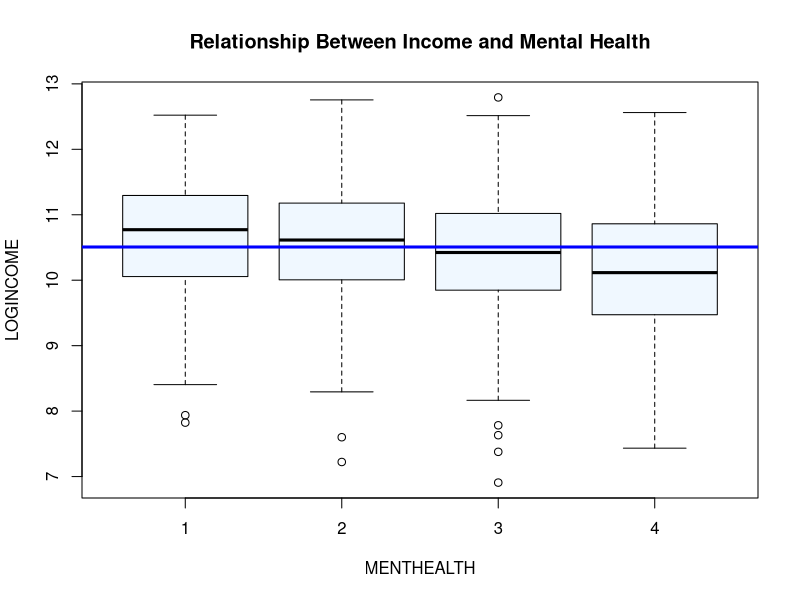
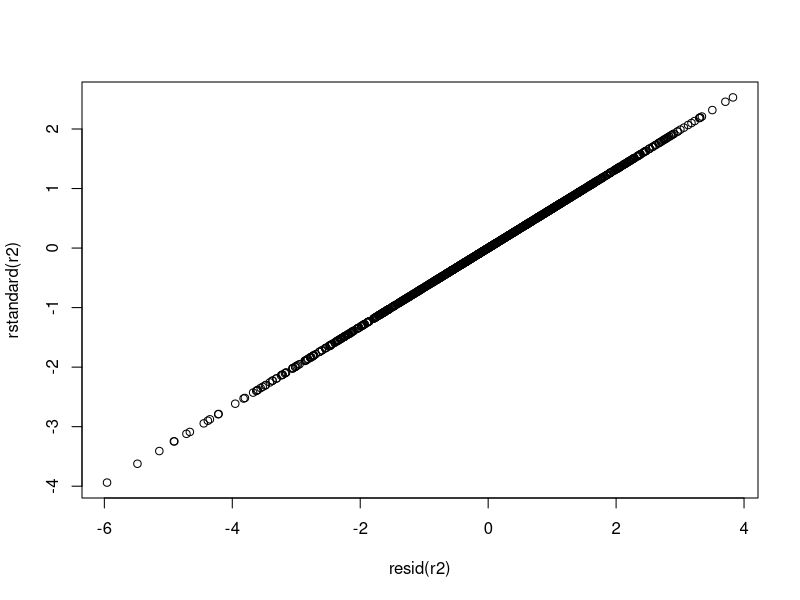
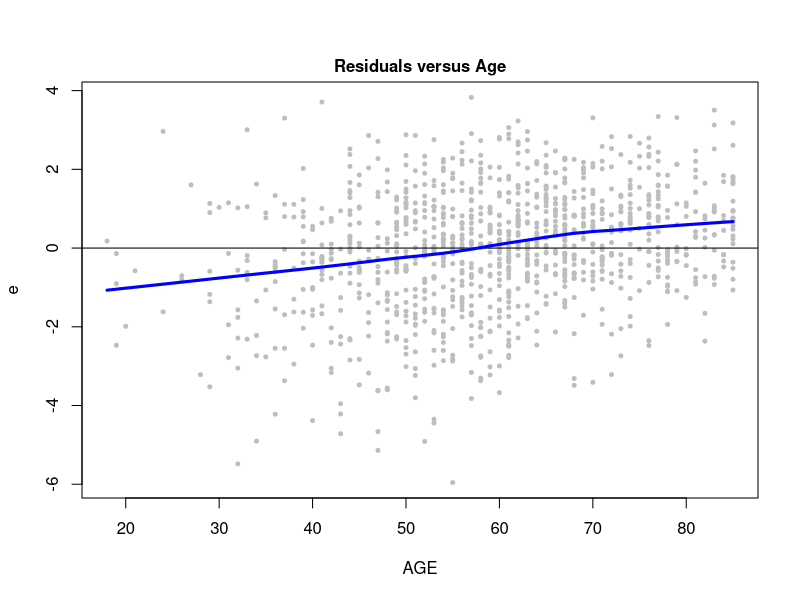
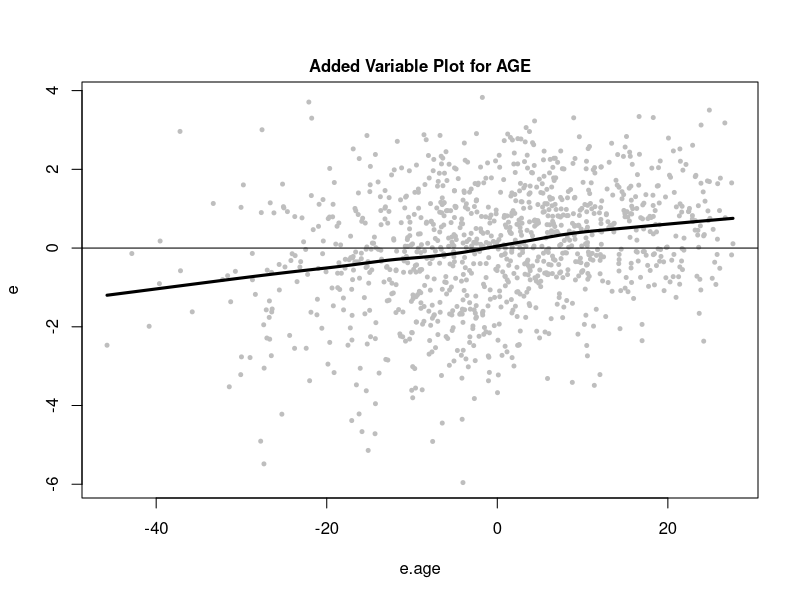
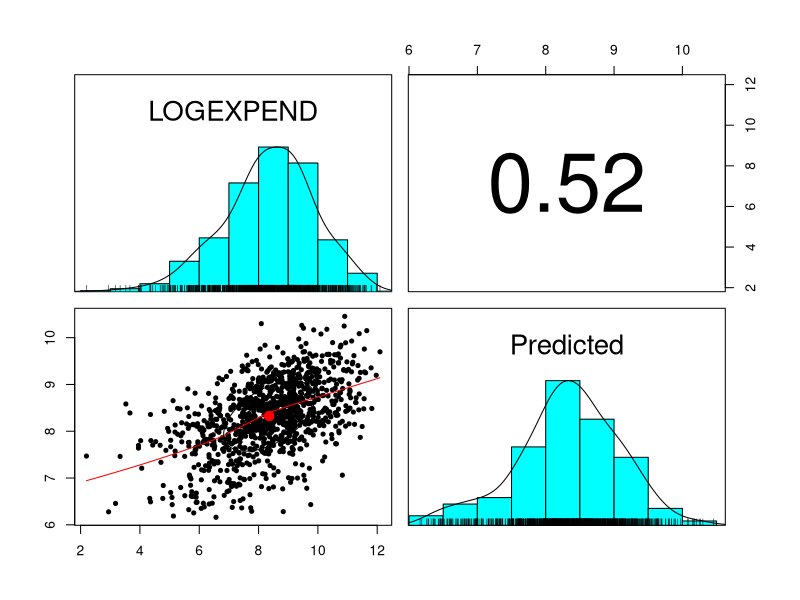
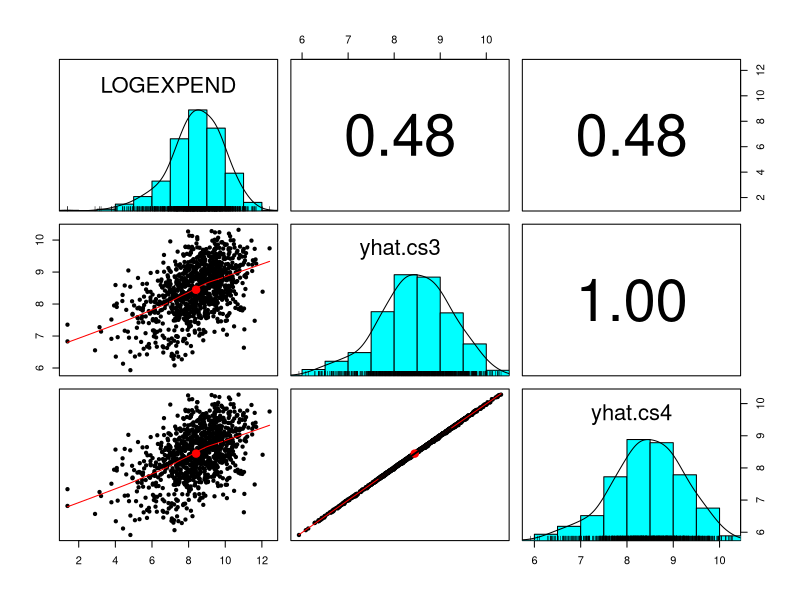
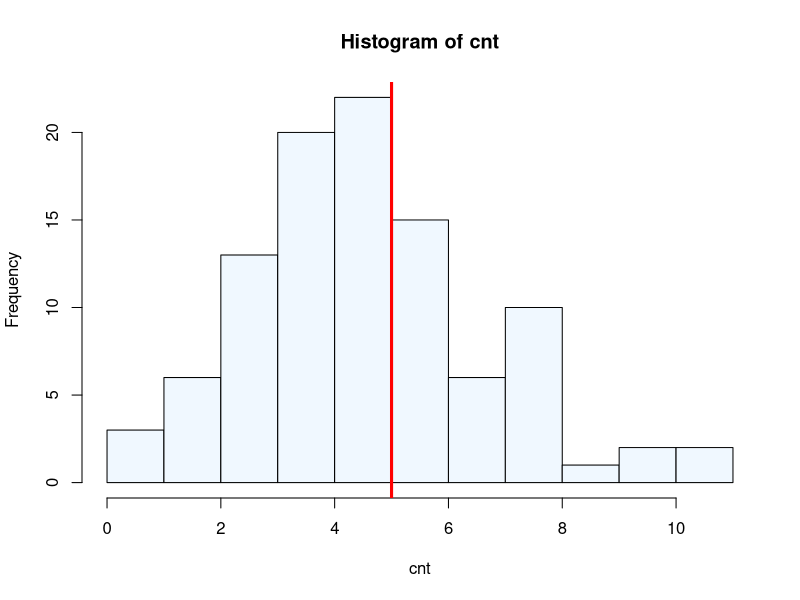
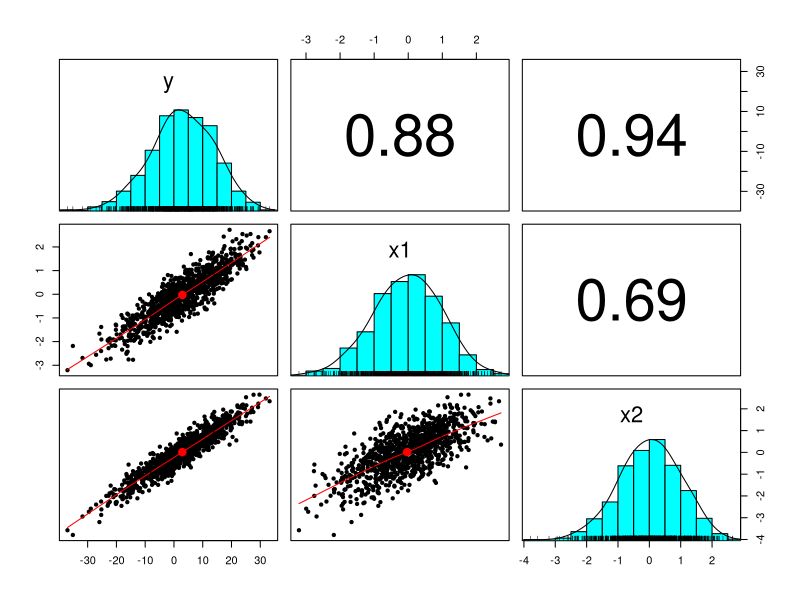

The R script that drew these images, in order:
######################################################################
#	program:	Chp2RosenbergGuszcza_exercises.R
#	purpose:	Exercises for Chapter 2 "Overview of Linear Models"
#
######################################################################
library(MASS)	# "Modern Applied Statistics in S"
library(psych)	# for scatterplot matrices pairs.panels() function


####################################
#	Exercise 1:  F-test 
####################################
rm(list=ls())		### clear workspace

dat <- read.csv("MEPS.Diabetes.csv")
dat$MENTHEALTH <- factor(dat$MENTHEALTH)
train   <- dat[dat$PANEL==13,]


r1 <- lm(LOGEXPEND ~ LOGINCOME, train) 
rho  <- cor(train$LOGEXPEND, train$LOGINCOME) 
sd.y <- sd(train$LOGEXPEND)
sd.x <- sd(train$LOGINCOME)
summary(r1)
rho * sd.y / sd.x; coef(r1)[2]	# see equation 7
rho^2; summary(r1)$r.squared


r2 <- lm(LOGEXPEND ~ LOGINCOME + MENTHEALTH, train) 
summary(r2)
anova(r1, r2, test = "F")
AIC(r1, r2)
###	The F and AIC tests suggest that adding MENTHEALTH
###	improves the model.

###	Note that the coefficient for LOGINCOME decreases when 
###	MENTHEALTH is added.
coef(r1)
coef(r2)

###	A boxplot helps illustrate why this happens:
###	People with better mental health status 
###	tend to have higher incomes. 
txt <- "Relationship Between Income and Mental Health"
boxplot(LOGINCOME ~ MENTHEALTH, train, col='aliceblue', main=txt)
abline(h=median(train$LOGINCOME), col="blue", lwd=3)



####################################
#	Exercise 2:  Residual analysis
#		Partial Correlation
####################################
###	Continuing using the model fit in Exercise 1.


plot(resid(r2), rstandard(r2)) 
cor(resid(r2), rstandard(r2)) 
# note:  in this exercise analyzing either un-standardized or
# standardized residuals will not lead to materially different conclusions


###	plot standardized model residuals against AGE
e <- resid(r2) 
plot(e~train$AGE, xlab="AGE", pch=20, cex=.8, col='grey')
title("Residuals versus Age", line=.5, cex.main=1)
abline(h=0,lwd=1)
lines(lowess(train$AGE,e), lwd=3, col="blue") 
###	The residuals are correlated with AGE.
###	This suggests that AGE should be added to the model.

###	Create "Added Variable Plot" for AGE
e.age <- resid( update(r2, AGE~.) )	
plot(e~e.age, pch=20, cex=.8, col='grey')
title("Added Variable Plot for AGE", line=.5, cex.main=1)
abline(h=0,lwd=1)
lines(lowess(e.age,e), lwd=3) 


###	calculate partial correlation coefficient
cor(e, e.age)


###	calculate partial correlation in terms of t-stat
r3 <- update(r2, .~. + AGE)
summary(r3)
t.age <- summary(r3)$coef[6,3]
df.r3 <- df.residual(r3)
rho.age <- t.age / (t.age^2 + df.r3)^.5
rho.age
cor(e, e.age)
### 	The two methods of computing partial correlation
###	yield identical results.




####################################
#	Exercise 3:  "reverse test"
#		the final model
####################################
rm(list=ls())		### clear workspace

###	read in data and fit model cs3
dat <- read.csv("MEPS.Diabetes.csv")
dat$MENTHEALTH <- factor(dat$MENTHEALTH)
train   <- dat[dat$PANEL==13,]
holdout <- dat[dat$PANEL==14,]

cs3 <- lm(LOGEXPEND ~ AGE + AGE:STROKE	
	+ BMI + RACE + HISPANIC 
	+ EMPLOYED + UNINSURED + MENTHEALTH 
	+ EMPHYSEMA + STROKE + CORONARY + CHOLEST
	+ CANCER + ASTHMA + HIGHBP
	, data=train)
summary(cs3)

###	Refit cs3 on the holdout data
cs3.updated <- update(cs3, data=holdout)


###	Compare parameters of cs3 and cs3.updated
b1 <- summary(cs3)$coef[,c(1,3)]
b2 <- summary(cs3.updated)$coef[,c(1,3)]
beta <- data.frame(b1,b2)
beta[, c(1,3)] <- round(beta[, c(1,3)], 3)
beta[, c(2,4)] <- round(beta[, c(2,4)], 1)
names(beta) <- c("beta", "t", "beta.refit", "t.refit")
beta
###	Broadly speaking, the coefficients from the model refit on the 
###	test data are consistent with those of the original model cs3.


###	Now compare actual, predicted values of cs3.updated on the train data.
yhat.cs3.holdout <- predict(cs3.updated, train)
scores <- data.frame(train$LOGEXPEND, yhat.cs3.holdout)
names(scores) <- c("LOGEXPEND", "Predicted")
pairs.panels(scores)
###	The results are broadly consistent with 
###	cs3 tested on the holdout data.


####################################
#	Exercise 4:  swap 
#	COMORB.CNT for 5 of the 
#	comorbidity indicators 
#	in the final model
####################################
###	Continuing from Exercise 3:

# verify definition of COMORB.CNT
attach(train)
cnt <- EMPHYSEMA+CHOLEST+CANCER+ASTHMA+HIGHBP+STROKE+CORONARY
table(COMORB.CNT,cnt)
detach(train)

summary(cs3)
###	Observation: Five of the seven comorbidity indicators all have
###	coefficients in the 0.20-0.26 range.
###	Let's try dropping them and replacing them with COMORB.CNT

cs4 <- update(cs3, .~. - EMPHYSEMA-CHOLEST-CANCER-ASTHMA-HIGHBP+COMORB.CNT)
AIC(cs3); AIC(cs4)
###	AIC goes down, suggesting that cs4 is a better model.
###	cs3 and cs4 are not nested models, so we do not perform an F test.

summary(cs4)
###	The coefficient for COMORB.CNT is approximately 0.24, broadly consistent 
###	with the coefficients of the dropped comorbidity indicators.

coef(cs3);coef(cs4)
###	Other than STROKE and CORONARY, the coefficients of the other 
###	variables have changed only slightly.


###	Confirm that models cs3 and cs4 make highly consistent predictions
LOGEXPEND <- holdout$LOGEXPEND
yhat.cs3 <- predict(cs3, holdout)
yhat.cs4 <- predict(cs4, holdout)
cor(yhat.cs3,yhat.cs4)
pairs.panels(data.frame(LOGEXPEND,yhat.cs3,yhat.cs4))
summary(yhat.cs3 / yhat.cs4 - 1)



####################################
#	Exercise 5:  p-values and 
#		variable selection
####################################
rm(list=ls())		### clear workspace

###	Generate 101 standard normal random variables {Y, X1, ..., X100}.
set.seed(650)
nsim <- 1000
ddat <- NULL
for (i in 1:101)  ddat <- cbind(ddat,rnorm(nsim))
ddat <- as.data.frame(ddat)
names(ddat)[1] <- "Y"
names(ddat)[2:101] <- paste("X", 1:100, sep="")
summary(ddat)

###	Regress Y on X1-X100.
###	How many variables do you expect to be "significant" at the 0.05 level?
r1 <- lm(Y~., ddat)

summary(r1)
###  How do the results compare with what you expected?


###	Bonus material:
###	The above was based on only one simulation.
###	Let's repeat it 100 times and analyze the results.
set.seed(652)
cnt <- NULL
for (i in 1:100){
	ddat <- NULL
	for (i in 1:101)  ddat <- cbind(ddat,rnorm(nsim))
	ddat <- as.data.frame(ddat)
	names(ddat)[1] <- "Y"
	names(ddat)[2:101] <- paste("X", 1:100, sep="")
	reg.temp <- lm(Y~., ddat)
	p.temp <- summary(reg.temp)$coef[,4]
	cnt <- c(cnt, sum(p.temp <= 0.05))
}
hist(cnt, col='aliceblue')
abline(v=median(cnt), col="red", lwd=3)
###	On average, 5 of the 100 randomly generated, uncorrelated variables
###	show up as "significant" at the 0.05 level.



####################################
#	Exercise 6:  missing value 
#		simulation exercise 
####################################
rm(list=ls())		### clear workspace

library(mvtnorm)
nsim <- 1000
doSim <- function(rho){
	x <- rmvnorm(nsim, mean=c(0,0), sigma=matrix(c(1,rho,rho,1), ncol=2))
	e <- rnorm(nsim)
	x1 <- x[,1]; x2 <- x[,2]
	y <- 3 + 5*x1 + 7*x2 + e
	ddat <<- data.frame(y,x1,x2)
}

rho <- .7
set.seed(654)		### setting seed ensures identical results when code is re-run.
doSim(rho)
pairs.panels(ddat)

summary(lm(y~x1+x2,ddat))		
### Coefficients match the "true" values used to simulate data ({3,5,7}).

###	Introduce MCAR values of x2: missing 25% of time.
miss <- sample(c(0,0,0,1), nsim, replace=T)
table(miss)
ddat$x2[miss==1] <- NA
pairs.panels(ddat)
summary(ddat)
summary(lm(y~x1+x2,ddat))	
### Note residual standard error degrees of freedom has decreased.
### Also standard errors of parameter estimates increased.
### However, coefficients still consistent with the "true" values {3,5,7}.	


###	Recode missing values of x2 to the mean value.
ddat$x2.imp <- ddat$x2
ddat$x2.imp[is.na(ddat$x2.imp)] <- mean(ddat$x2.imp, na.rm=T)
summary(ddat)
summary(lm(y ~ x1 + x2.imp, ddat))	
### When rho > 0, the parameter estimates are biased.

###	Set up a missing value indicator for x2 and add to model.
ddat$x2.m <- I(is.na(ddat$x2))*1
summary(lm(y ~ x1 + x2.imp + x2.m, ddat))	
### Adding the missing value indicator doesn't remove the bias.

###	What accounts for the bias?
###	Let's create a scatterplot matrix to investigate.
pairs.panels(ddat)
### 	The scatterplot matrix indicates that the mean value imputation 
### 	has changed the correlation structure of the data.

### 	Now include an interaction term between x1 and x2.m
summary(lm(y ~ x1*x2.m + x2.imp, ddat))	
### 	Adding the interaction term removes the bias.


###	Now repeat this exercise with rho=0.
rho <- 0
set.seed(654)
doSim(rho)
pairs.panels(ddat)		### note 0 correlation between x1 and x2
miss <- sample(c(0,0,0,1), nsim, replace=T)
table(miss)
ddat$x2[miss==1] <- NA
pairs.panels(ddat)
summary(ddat)
summary(lm(y~x1+x2, ddat))	### as before, no bias

### Now set up the missing indicator and mean-impute as before.
ddat$x2.imp <- ddat$x2
ddat$x2.imp[is.na(ddat$x2.imp)] <- mean(ddat$x2.imp, na.rm=T)
ddat$x2.m <- I(is.na(ddat$x2))*1
summary(ddat)
summary(lm(y ~ x1 + x2.imp + x2.m, ddat))	
### In the rho=0 case, this procedure does not result in biased estimates.
pairs.panels(ddat)
